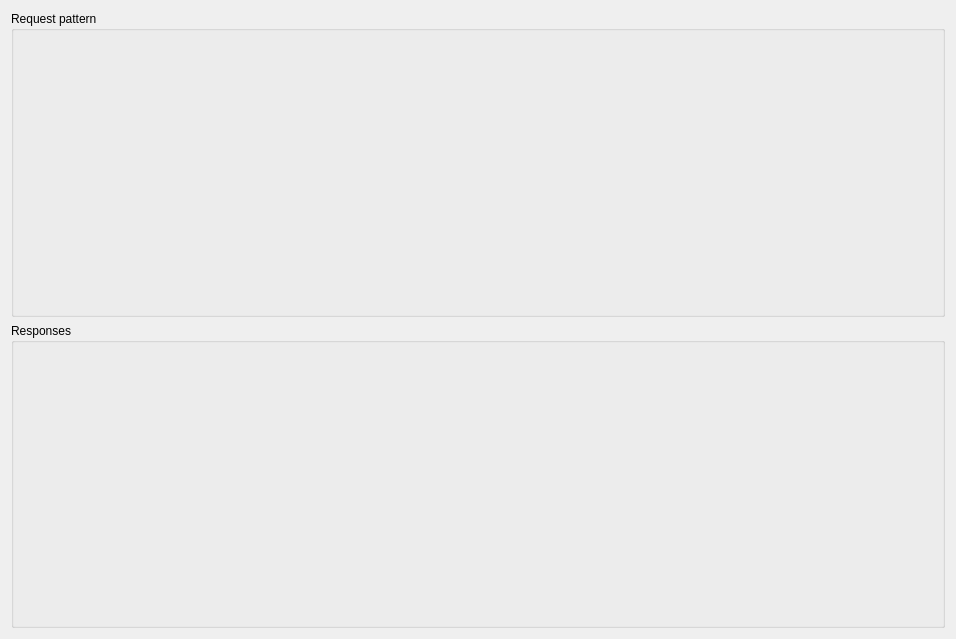
<?xml version="1.0" encoding="UTF-8"?>
<ui version="4.0">
 <class>MultipleClientsWidget</class>
 <widget class="QWidget" name="MultipleClientsWidget">
  <property name="geometry">
   <rect>
    <x>0</x>
    <y>0</y>
    <width>956</width>
    <height>639</height>
   </rect>
  </property>
  <property name="windowTitle">
   <string>Form</string>
  </property>
  <layout class="QGridLayout" name="gridLayout">
   <item row="1" column="1">
    <widget class="QGroupBox" name="groupBox_2">
     <property name="title">
      <string>Responses</string>
     </property>
    </widget>
   </item>
   <item row="0" column="1">
    <widget class="QGroupBox" name="groupBox">
     <property name="maximumSize">
      <size>
       <width>16777215</width>
       <height>16777215</height>
      </size>
     </property>
     <property name="title">
      <string>Request pattern</string>
     </property>
    </widget>
   </item>
  </layout>
 </widget>
 <resources/>
 <connections/>
</ui>
